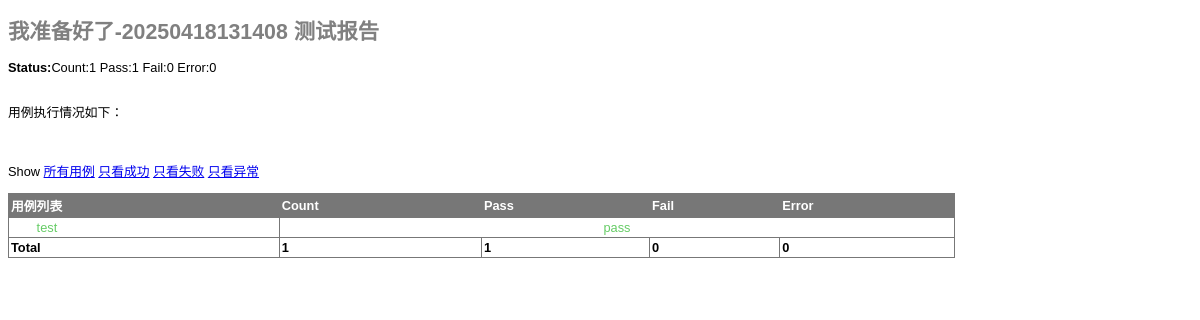
The app's page /base/report/?plan_id=1 with its own data.
### base/models.py (models this page shows, shortened)
class Report(models.Model):
    report_id = models.AutoField(primary_key=True, null=False)  # 报告ID
    report_name = models.CharField(max_length=255)             # 报告名称
    plan = models.ForeignKey('Plan', on_delete=models.CASCADE)  # 关联的测试计划（外键）
    content = models.TextField()                               # 报告详细内容（JSON格式）
    case_num = models.IntegerField(null=True)                  # 总用例数
    pass_num = models.IntegerField(null=True)                  # 通过用例数
    fail_num = models.IntegerField(null=True)                  # 失败用例数
    error_num = models.IntegerField(null=True)                 # 错误用例数

### base/views/report_views.py (the view)
# urls.py: path('report/', report_index),
def report_index(request):
    plan_id = request.GET['plan_id']
    report = Report.objects.get(plan_id=plan_id)
    report_content = eval(report.content)
    return render(request, "report.html", {"report": report, "report_content": report_content})

### templates/report.html (shortened to what this page needs)
<!DOCTYPE html PUBLIC "-//W3C//DTD XHTML 1.0 Strict//EN" "http://www.w3.org/TR/xhtml1/DTD/xhtml1-strict.dtd">
<html xmlns="http://www.w3.org/1999/xhtml">
<head>
</head>
<body>
<div class='heading'>
    <h1>{{report.report_name}} 测试报告</h1>
    <p class='attribute'><strong>Status:</strong>Count:{{report.case_num}} Pass:{{report.pass_num}}
        Fail:{{report.fail_num}} Error:0</p>
    <p class='description'>用例执行情况如下：</p>
</div>
<p id='show_detail_line'>Show
    <a href="javascript:void(0);" onclick="showAll()">所有用例</a>
    <a href="javascript:void(0);" onclick="showPass()">只看成功</a>
    <a href="javascript:void(0);" onclick="showFail()">只看失败</a>
    <a href="javascript:void(0);" onclick="showError()">只看异常</a>
</p>
<table id='result_table'>
    <colgroup>
        <col align='left'/>
        <col align='right'/>
        <col align='right'/>
        <col align='right'/>
        <col align='right'/>
        <col align='right'/>
    </colgroup>
    <tr id='header_row'>
        <td>用例列表</td>
        <td>Count</td>
        <td>Pass</td>
        <td>Fail</td>
        <td>Error</td>
    </tr>
    {% for case in report_content %}
    {% if case.result == "pass" %}
    <tr class='passCase'>
        <td>
            <div class='testcase'>{{case.case_name}}</div>
        </td>
        <td colspan='4' align='center'>pass</td>
    </tr>
    {% endif %}
    {% endfor %}
    <tr id='total_row'>
        <td>Total</td>
        <td>{{report.case_num}}</td>
        <td>{{report.pass_num}}</td>
        <td>{{report.fail_num}}</td>
        <td>0</td>
    </tr>
</table>
<div id='ending'>&nbsp;</div>
</body>
</html>

### templates/report.html (style rules this page uses)
body { font-family: verdana, arial, helvetica, sans-serif; font-size: 80%; }
table { font-size: 100%; }
h1 { font-size: 16pt; color: gray; }
.heading { margin-top: 0ex; margin-bottom: 1ex; }
.heading .attribute { margin-top: 1ex; margin-bottom: 0; }
.heading .description { margin-top: 4ex; margin-bottom: 6ex; }
#result_table { width: 80%; border-collapse: collapse; border: 1px solid #777; }
#header_row { font-weight: bold; color: white; background-color: #777; }
#result_table td { border: 1px solid #777; padding: 2px; }
#total_row { font-weight: bold; }
.passCase { color: #6c6; }
.testcase { margin-left: 2em; }

### records on screen
Report: report_name "我准备好了-20250418131408", case_num "1", pass_num "1", fail_num "0"

### other values on screen
{{ case.case_name }} "test"
